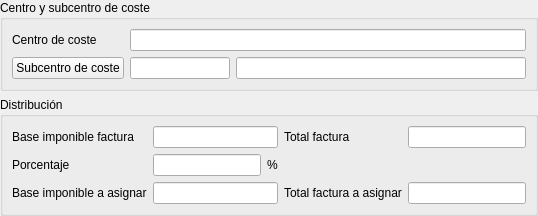
<?xml version="1.0" encoding="UTF-8"?>
<ui version="4.0">
 <class>Form</class>
 <widget class="QWidget" name="Form">
  <property name="geometry">
   <rect>
    <x>0</x>
    <y>0</y>
    <width>538</width>
    <height>196</height>
   </rect>
  </property>
  <property name="windowTitle">
   <string>Distribución de costes</string>
  </property>
  <layout class="QVBoxLayout" name="verticalLayout">
   <property name="margin">
    <number>0</number>
   </property>
   <item>
    <widget class="QGroupBox" name="groupBox">
     <property name="title">
      <string>Centro y subcentro de coste</string>
     </property>
     <layout class="QGridLayout" name="gridLayout">
      <item row="0" column="0">
       <widget class="QLabel" name="label">
        <property name="text">
         <string>Centro de coste</string>
        </property>
       </widget>
      </item>
      <item row="0" column="1" colspan="2">
       <widget class="DBLineEdit" name="db_nombrecentro">
        <property name="fieldName">
         <string>nombrecentro</string>
        </property>
       </widget>
      </item>
      <item row="1" column="0">
       <widget class="DBChooseRecordButton" name="db_idsubcentro">
        <property name="text">
         <string>Subcentro de coste</string>
        </property>
        <property name="fieldName">
         <string>idsubcentro</string>
        </property>
        <property name="dataEditable">
         <bool>true</bool>
        </property>
        <property name="scriptExecuteAfterChoose">
         <string>asignarCentroCoste</string>
        </property>
       </widget>
      </item>
      <item row="1" column="1">
       <widget class="DBLineEdit" name="db_idsubcentro_text">
        <property name="maximumSize">
         <size>
          <width>100</width>
          <height>16777215</height>
         </size>
        </property>
        <property name="fieldName">
         <string>idsubcentro</string>
        </property>
        <property name="dataEditable">
         <bool>true</bool>
        </property>
        <property name="autoComplete">
         <set>AlephERP::RestrictValueToItemFromList|AlephERP::ValuesFromRelation</set>
        </property>
        <property name="autoCompleteColumn">
         <string>codigo</string>
        </property>
        <property name="autoCompletePopupSize">
         <size>
          <width>300</width>
          <height>0</height>
         </size>
        </property>
        <property name="autoCompleteVisibleFields">
         <string>codigo;nombre</string>
        </property>
        <property name="scriptAfterChooseFromCompleter">
         <string>asignarCentroCoste</string>
        </property>
       </widget>
      </item>
      <item row="1" column="2">
       <widget class="DBLineEdit" name="db_nombresubcentro">
        <property name="fieldName">
         <string>nombresubcentro</string>
        </property>
       </widget>
      </item>
     </layout>
    </widget>
   </item>
   <item>
    <widget class="QGroupBox" name="groupBox_2">
     <property name="title">
      <string>Distribución</string>
     </property>
     <layout class="QGridLayout" name="gridLayout_2">
      <item row="0" column="0">
       <widget class="QLabel" name="label_2">
        <property name="text">
         <string>Base imponible factura</string>
        </property>
       </widget>
      </item>
      <item row="0" column="1">
       <widget class="DBNumberEdit" name="db_facturasprov_neto">
        <property name="fieldName">
         <string>facturasprov.neto</string>
        </property>
       </widget>
      </item>
      <item row="0" column="2">
       <widget class="QLabel" name="label_6">
        <property name="text">
         <string>Total factura</string>
        </property>
       </widget>
      </item>
      <item row="0" column="3">
       <widget class="DBNumberEdit" name="db_facturasprov_total">
        <property name="fieldName">
         <string>facturasprov.total</string>
        </property>
       </widget>
      </item>
      <item row="1" column="0">
       <widget class="QLabel" name="label_3">
        <property name="text">
         <string>Porcentaje</string>
        </property>
       </widget>
      </item>
      <item row="1" column="1">
       <layout class="QHBoxLayout" name="horizontalLayout">
        <item>
         <widget class="DBNumberEdit" name="db_porcentaje">
          <property name="fieldName">
           <string>porcentaje</string>
          </property>
          <property name="dataEditable">
           <bool>true</bool>
          </property>
         </widget>
        </item>
        <item>
         <widget class="QLabel" name="label_4">
          <property name="text">
           <string>%</string>
          </property>
         </widget>
        </item>
       </layout>
      </item>
      <item row="1" column="2" colspan="2">
       <spacer name="horizontalSpacer">
        <property name="orientation">
         <enum>Qt::Horizontal</enum>
        </property>
        <property name="sizeHint" stdset="0">
         <size>
          <width>239</width>
          <height>19</height>
         </size>
        </property>
       </spacer>
      </item>
      <item row="2" column="0">
       <widget class="QLabel" name="label_5">
        <property name="text">
         <string>Base imponible a asignar</string>
        </property>
       </widget>
      </item>
      <item row="2" column="1">
       <widget class="DBNumberEdit" name="db_importe">
        <property name="fieldName">
         <string>importe</string>
        </property>
        <property name="dataEditable">
         <bool>true</bool>
        </property>
       </widget>
      </item>
      <item row="2" column="2">
       <widget class="QLabel" name="label_7">
        <property name="text">
         <string>Total factura a asignar</string>
        </property>
       </widget>
      </item>
      <item row="2" column="3">
       <widget class="DBNumberEdit" name="db_importe_2">
        <property name="fieldName">
         <string>total</string>
        </property>
        <property name="dataEditable">
         <bool>false</bool>
        </property>
       </widget>
      </item>
     </layout>
    </widget>
   </item>
  </layout>
 </widget>
 <customwidgets>
  <customwidget>
   <class>DBChooseRecordButton</class>
   <extends>QPushButton</extends>
   <header>widgets/dbchooserecordbutton.h</header>
  </customwidget>
  <customwidget>
   <class>DBLineEdit</class>
   <extends>QLineEdit</extends>
   <header>widgets/dblineedit.h</header>
  </customwidget>
  <customwidget>
   <class>DBNumberEdit</class>
   <extends>QLineEdit</extends>
   <header>widgets/dbnumberedit.h</header>
  </customwidget>
 </customwidgets>
 <tabstops>
  <tabstop>db_idsubcentro_text</tabstop>
  <tabstop>db_nombresubcentro</tabstop>
  <tabstop>db_facturasprov_neto</tabstop>
  <tabstop>db_facturasprov_total</tabstop>
  <tabstop>db_porcentaje</tabstop>
  <tabstop>db_importe</tabstop>
  <tabstop>db_importe_2</tabstop>
  <tabstop>db_idsubcentro</tabstop>
  <tabstop>db_nombrecentro</tabstop>
 </tabstops>
 <resources/>
 <connections/>
</ui>
